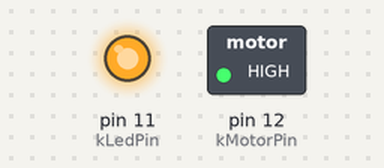
The program below on a simulated Arduino Pro Mini, built with avr-gcc and run on an emulated ATmega328P. Parts: switched loads named in the program (green lamp = pin HIGH), output pins drawn as LEDs (lit = HIGH).

Above: at 8.0 s.
Timing chart, 0 to 36.9 s (numbered marks = the images above):
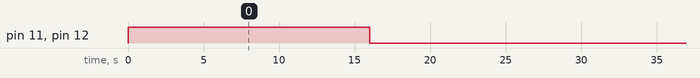

The program:

main.cpp
```cpp
#include <Arduino.h>
#include <LowPower.h>

namespace {
constexpr uint8_t kMotorPin = 12;
constexpr uint8_t kLedPin = 11;
constexpr int kFourHoursOfThirtyTwoSeconds = 4 * 3600 / 32;
}  // namespace


void setup() {
  pinMode(kLedPin, OUTPUT);
  digitalWrite(kLedPin, HIGH);
  pinMode(kMotorPin, OUTPUT);
  digitalWrite(kMotorPin, LOW);
}

void loop() {
  // Turn on the motor for 16 seconds.
  digitalWrite(kLedPin, HIGH);
  digitalWrite(kMotorPin, HIGH);
  LowPower.powerDown(SLEEP_8S, ADC_OFF, BOD_OFF);
  LowPower.powerDown(SLEEP_8S, ADC_OFF, BOD_OFF);
  digitalWrite(kMotorPin, LOW);
  digitalWrite(kLedPin, LOW);

  // Sleep for 4 hours.
  for (int i = 0; i < kFourHoursOfThirtyTwoSeconds; i++) {
    // 32 seconds of sleep
    for (int j = 0; j < 4; j++) {
      LowPower.powerDown(SLEEP_8S, ADC_OFF, BOD_OFF);
    }

    // Toggle the LED on briefly to indicate power on.
    digitalWrite(kLedPin, HIGH);
    LowPower.powerDown(SLEEP_120MS, ADC_OFF, BOD_OFF);
    digitalWrite(kLedPin, LOW);
  }
}
```

Measured:
- by itself, pin 11 (kLedPin): alternates HIGH for 0.12 s and LOW for 32.0 s
- by itself, pin 12 (kMotorPin): LOW → HIGH at 0.00 s, → LOW 16.0 s later
